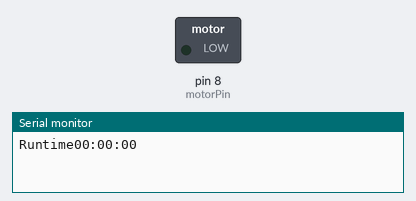
Bench run of a sketch on a simulated Arduino Uno, built with avr-gcc and run on an emulated ATmega328P. On the bench: switched loads named in the sketch (green lamp = pin HIGH), the last lines printed to the serial monitor.

Above: at 0.1 s.
At 5.1 s:
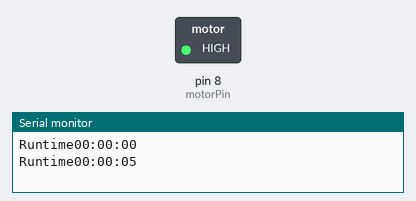
Timing chart, 0 to 126.5 s (numbered marks = the images above):
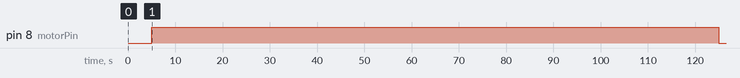

Measured:
- by itself, pin 8 (motorPin): LOW → HIGH at 5.0 s, → LOW 120 s later

The sketch:

Feeder_F1.ino
```cpp
#define motorPin 8
long int currTimeHour = 0;
void setup() {
  // put your setup code here, to run once:
  Serial.begin(9600);
  pinMode(motorPin,OUTPUT);


}

void loop() {
  // put your main code here, to run repeatedly:
unsigned long runMillis= millis();
unsigned long allSeconds=millis()/1000;
int hours= allSeconds/3600;
int secsRemaining=allSeconds%3600;
int runMinutes=secsRemaining/60;
int runSeconds=secsRemaining%60;

char buf[21];
sprintf(buf,"Runtime%02d:%02d:%02d", hours,runMinutes,runSeconds);

hours == 1;
hours ==0;
Serial.println(buf);
delay(5000);


currTimeHour = hours;


if(hours%4 == 0)
  {
    if(runMinutes <= 1)
        {
         digitalWrite(motorPin, HIGH);
         }
     else
     {
        digitalWrite(motorPin, LOW);
     }
  }
else
    {
     digitalWrite(motorPin, LOW);
    }

}
```
